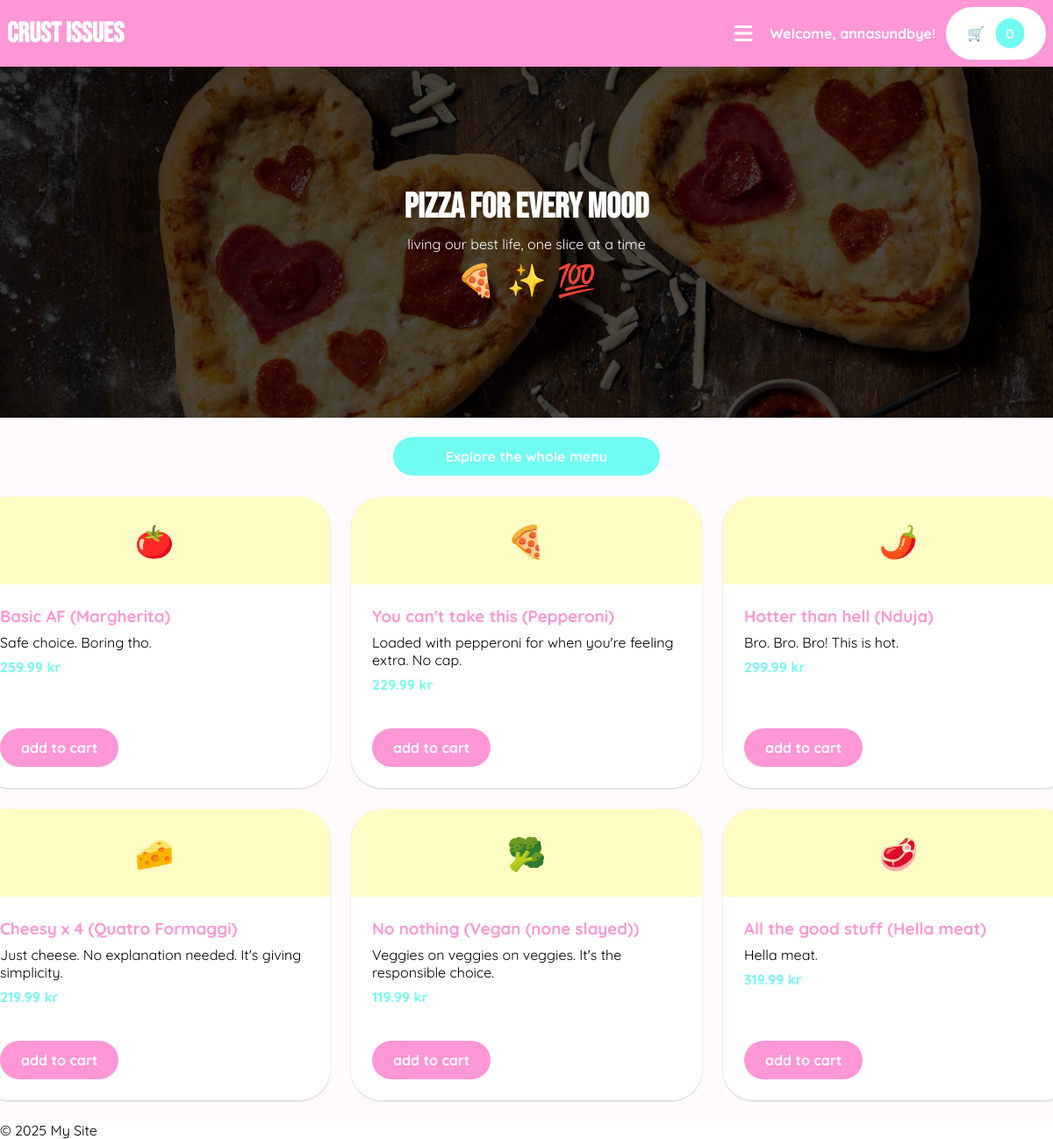
The app's page / (signed in) with its own data.
### application/models.py (models this page shows, shortened)
class Pizza(models.Model):
    name = models.CharField(max_length=100)
    base_price = models.DecimalField(max_digits=6, decimal_places=2)
    available_toppings = models.ManyToManyField(Topping, blank=True)
    icon = models.CharField(max_length=255)
    description = models.CharField(max_length=100)

### application/views.py (the view)
# urls.py: path("", views.home, name="home"),
def home(request):
   all_pizzas = Pizza.objects.all()
   return render(request, "home.html", {"pizzas": all_pizzas})

### application/templates/home.html
{% extends "layout.html" %} {% block content %}
<div class="hero-wrapper">
  <div class="hero-container center col">
    <h2>PIZZA FOR EVERY MOOD</h2>
    <p>living our best life, one slice at a time</p>
    <div class="row">
      <div class="wiggle emoji">🍕</div>
      <div class="wiggle emoji">✨</div>
      <div class="wiggle emoji">💯</div>
    </div>
  </div>
  <img src="/static/images/main-pizza.png" alt="" />
  <div class="overlay"></div>
</div>
<div class="center" style="margin-top: 1.4rem">
  <a
    href="{% url 'application:menu' %}"
    class="cta cta-primary bg-turqoise"
    style="width: 16rem"
  >
    Explore the whole menu
  </a>
</div>
<div class="product-grid center">
  {% for pizza in pizzas %} {% include "components/pizza-card.html" %}
  {%endfor%}
</div>
{% endblock %}

### application/templates/layout.html (shortened to what this page needs)
<!DOCTYPE html>
<html lang="en">
  <head>
    {% load static %}
    <link rel="stylesheet" href="{% static 'css/styles.css' %}" />
    <link
      href="{% static 'fontawesomefree/css/fontawesome.css' %}"
      rel="stylesheet"
      type="text/css"
    />
    <link
      href="{% static 'fontawesomefree/css/solid.css' %}"
      rel="stylesheet"
      type="text/css"
    />
    <link
      href="{% static 'fontawesomefree/css/brands.css' %}"
      rel="stylesheet"
      type="text/css"
    />
  </head>
  <body>
    <header class="header">
      <h1>
        <a href="{% url 'application:home' %}" class="bebas-neue"
          >Crust Issues</a
        >
      </h1>
      <nav class="row">
        <button id="hamburger-button" class="hamburger-menu">
          <i class="fa-solid fa-bars"></i>
        </button>
        {% if user.is_authenticated %}
        <p style="color: var(--color-white); font-weight: 800">
          Welcome, {{ user.username }}!
        </p>
        {% else %}
        <a href="{% url 'application:login' %}">Sign in</a>
        {% endif %}
        <a class="cta cta-secondary row" href="{% url 'application:cart' %}"
          >🛒 <span class="cart-counter">0</span>
        </a>
      </nav>
    </header>
    <main>{% block content %} {% endblock %}</main>
    <footer>
      <p>&copy; 2025 My Site</p>
    </footer>
  </body>
</html>

### application/templates/components/pizza-card.html
<div class="product-card bg-yellow">
  <div class="emoji center">{{ pizza.icon }}</div>
  <div class="description">
    <div>
      <h3>{{ pizza.name }}</h3>
      <p>{{ pizza.description }}</p>
      <p class="price">{{ pizza.base_price }} kr</p>
    </div>
    <a
      id="add-pizza-{{pizza.id}}"
      href="{% url 'application:select-pizza' pizza_id=pizza.id %}"
      class="cta cta-primary w-fit"
    >
      add to cart
    </a>
  </div>
</div>

### application/static/css/styles.css (style rules this page uses)
* { padding: 0; margin: 0; font-family: "Quicksand", sans-serif; }
:root { --color-purple: rgb(254, 250, 254); --color-pink: rgb(255, 150, 213); --color-white: white; --color-turqoise: rgb(112, 252, 243); --color-light-turqoise: rgb(197, 248, 244); --color-yellow: rgb(255, 253, 195); --spacing-small: 0.5rem; --spacing-medium: 0.75rem; --spacing-large: 1.5rem; --rounded: 35px; --rounded-full: 50%; }
main { background-color: var(--color-purple); }
h1, h2 { color: var(--color-white); font-family: "Bebas Neue", sans-serif; }
.bebas-neue { font-family: "Bebas Neue", sans-serif; }
.header { position: sticky; top: 0; z-index: 999; background-color: var(--color-pink); display: flex; justify-content: space-between; align-items: center; padding: var(--spacing-small); }
a { text-decoration: none; color: var(--color-white); }
button { all: unset; }
.cta { padding: var(--spacing-medium) var(--spacing-large); font-weight: 900; text-align: center; }
button { cursor: pointer; }
.cta-primary { background-color: var(--color-pink); border-radius: var(--rounded); color: var(--color-white); }
.cta-secondary { background-color: var(--color-white); color: var(--color-pink); border-radius: var(--rounded); }
.row { display: flex; gap: var(--spacing-medium); align-items: center; }
.col { display: flex; flex-direction: column; gap: var(--spacing-small); align-items: center; }
.center { display: flex; align-items: center; justify-content: center; }
.hero-container { position: absolute; inset: 0; z-index: 1; color: var(--color-white); }
.hero-container > h2 { font-size: 40px; }
.hero-wrapper { position: relative; height: 400px; width: 100vw; }
.hero-wrapper > img { position: absolute; inset: 0; height: 100%; width: 100%; object-fit: cover; }
.overlay { position: absolute; inset: 0; background-color: rgba(0, 0, 0, 0.7); }
.cart-counter { border-radius: var(--rounded); padding: var(--spacing-small) var(--spacing-medium); scale: 0.95; background-color: var(--color-turqoise); color: var(--color-white); font-weight: 900; }
.product-grid { display: grid; grid-template-columns: repeat(3, 400px); gap: var(--spacing-large); padding: var(--spacing-large); height: 100%; }
.product-card { display: flex; flex-direction: column; border-radius: var(--rounded); box-shadow: 0 1px 2px 0 rgba(0, 0, 0, 0.2); }
.product-card > .emoji { width: 100%; height: 100px; }
.product-card > .description { background-color: var(--color-white); border-bottom-right-radius: var(--rounded); border-bottom-left-radius: var(--rounded); display: flex; justify-content: space-between; flex-direction: column; height: 184px; padding: var(--spacing-large); }
.product-card > .description > div > h3 { color: var(--color-pink); font-family: "Bebas Neue" sans-serif; margin-bottom: var(--spacing-small); }
.product-card > .description > div > .price { color: var(--color-turqoise); font-weight: 900; margin-top: var(--spacing-small); }
.emoji { font-size: 36px; }
.w-fit { width: fit-content; }
.hamburger-menu { background: none; border: none; font-size: 24px; cursor: pointer; padding: 8px; }
.hamburger-menu { color: var(--color-white); }
.bg-yellow { background-color: var(--color-yellow); }
.bg-turqoise { background-color: var(--color-turqoise); }
.wiggle { display: inline-block; animation: wiggle 0.6s ease-in-out infinite; }

### records on screen
Pizza: icon "🍅", name "Basic AF (Margherita)", description "Safe choice. Boring tho.", base_price "259.99"
Pizza: icon "🍕", name "You can't take this (Pepperoni)", description "Loaded with pepperoni for when you're feeling extra. No cap.", base_price "229.99"
Pizza: icon "🌶️", name "Hotter than hell (Nduja)", description "Bro. Bro. Bro! This is hot.", base_price "299.99"
Pizza: icon "🧀", name "Cheesy x 4 (Quatro Formaggi)", description "Just cheese. No explanation needed. It's giving simplicity.", base_price "219.99"
Pizza: icon "🥦", name "No nothing (Vegan (none slayed))", description "Veggies on veggies on veggies. It's the responsible choice.", base_price "119.99"
Pizza: icon "🥩", name "All the good stuff (Hella meat)", description "Hella meat.", base_price "319.99"

### other values on screen
{{ user.username }} "annasundbye"
